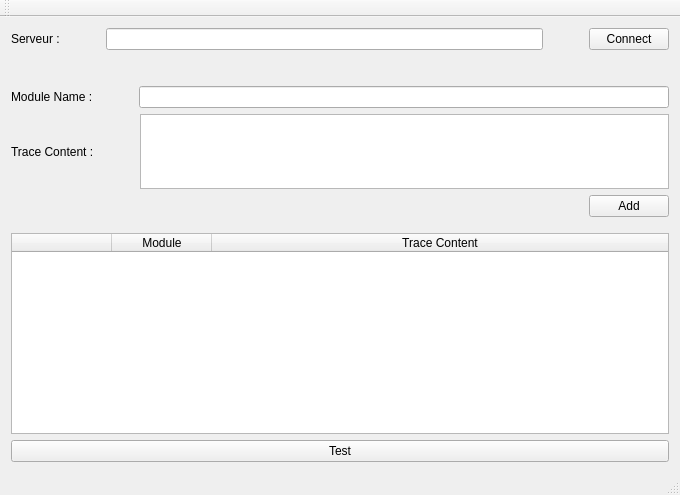
<?xml version="1.0" encoding="UTF-8"?>
<ui version="4.0">
 <class>MainWindow</class>
 <widget class="QMainWindow" name="MainWindow">
  <property name="geometry">
   <rect>
    <x>0</x>
    <y>0</y>
    <width>680</width>
    <height>495</height>
   </rect>
  </property>
  <property name="windowTitle">
   <string>Traces Feeder</string>
  </property>
  <widget class="QWidget" name="centralWidget">
   <layout class="QVBoxLayout" name="verticalLayout_2">
    <item>
     <layout class="QHBoxLayout" name="horizontalLayout" stretch="0,0,0,0,0">
      <property name="sizeConstraint">
       <enum>QLayout::SetFixedSize</enum>
      </property>
      <item>
       <widget class="QLabel" name="label">
        <property name="sizePolicy">
         <sizepolicy hsizetype="Preferred" vsizetype="Fixed">
          <horstretch>0</horstretch>
          <verstretch>0</verstretch>
         </sizepolicy>
        </property>
        <property name="text">
         <string>Serveur :</string>
        </property>
        <property name="alignment">
         <set>Qt::AlignLeading|Qt::AlignLeft|Qt::AlignVCenter</set>
        </property>
       </widget>
      </item>
      <item>
       <spacer name="horizontalSpacer">
        <property name="orientation">
         <enum>Qt::Horizontal</enum>
        </property>
        <property name="sizeType">
         <enum>QSizePolicy::Fixed</enum>
        </property>
        <property name="sizeHint" stdset="0">
         <size>
          <width>40</width>
          <height>20</height>
         </size>
        </property>
       </spacer>
      </item>
      <item>
       <widget class="QLineEdit" name="serverNameInput_">
        <property name="alignment">
         <set>Qt::AlignLeading|Qt::AlignLeft|Qt::AlignVCenter</set>
        </property>
       </widget>
      </item>
      <item>
       <spacer name="horizontalSpacer_2">
        <property name="orientation">
         <enum>Qt::Horizontal</enum>
        </property>
        <property name="sizeType">
         <enum>QSizePolicy::Fixed</enum>
        </property>
        <property name="sizeHint" stdset="0">
         <size>
          <width>40</width>
          <height>20</height>
         </size>
        </property>
       </spacer>
      </item>
      <item>
       <widget class="QPushButton" name="connectButton_">
        <property name="text">
         <string>Connect</string>
        </property>
       </widget>
      </item>
     </layout>
    </item>
    <item>
     <spacer name="verticalSpacer">
      <property name="orientation">
       <enum>Qt::Vertical</enum>
      </property>
      <property name="sizeType">
       <enum>QSizePolicy::Fixed</enum>
      </property>
      <property name="sizeHint" stdset="0">
       <size>
        <width>20</width>
        <height>30</height>
       </size>
      </property>
     </spacer>
    </item>
    <item>
     <layout class="QHBoxLayout" name="horizontalLayout_4">
      <item>
       <layout class="QVBoxLayout" name="verticalLayout">
        <item>
         <layout class="QHBoxLayout" name="horizontalLayout_7">
          <item>
           <widget class="QLabel" name="label_3">
            <property name="text">
             <string>Module Name :</string>
            </property>
           </widget>
          </item>
          <item>
           <spacer name="horizontalSpacer_4">
            <property name="orientation">
             <enum>Qt::Horizontal</enum>
            </property>
            <property name="sizeType">
             <enum>QSizePolicy::Fixed</enum>
            </property>
            <property name="sizeHint" stdset="0">
             <size>
              <width>40</width>
              <height>20</height>
             </size>
            </property>
           </spacer>
          </item>
          <item>
           <widget class="QLineEdit" name="moduleNameInput_"/>
          </item>
         </layout>
        </item>
        <item>
         <layout class="QHBoxLayout" name="horizontalLayout_5">
          <item>
           <widget class="QLabel" name="label_2">
            <property name="text">
             <string>Trace Content :</string>
            </property>
           </widget>
          </item>
          <item>
           <spacer name="horizontalSpacer_5">
            <property name="orientation">
             <enum>Qt::Horizontal</enum>
            </property>
            <property name="sizeType">
             <enum>QSizePolicy::Fixed</enum>
            </property>
            <property name="sizeHint" stdset="0">
             <size>
              <width>40</width>
              <height>20</height>
             </size>
            </property>
           </spacer>
          </item>
          <item>
           <widget class="QTextEdit" name="traceContentEdit_">
            <property name="sizePolicy">
             <sizepolicy hsizetype="Expanding" vsizetype="Fixed">
              <horstretch>0</horstretch>
              <verstretch>0</verstretch>
             </sizepolicy>
            </property>
            <property name="maximumSize">
             <size>
              <width>16777215</width>
              <height>75</height>
             </size>
            </property>
           </widget>
          </item>
         </layout>
        </item>
        <item>
         <layout class="QHBoxLayout" name="horizontalLayout_6">
          <item>
           <spacer name="horizontalSpacer_3">
            <property name="orientation">
             <enum>Qt::Horizontal</enum>
            </property>
            <property name="sizeHint" stdset="0">
             <size>
              <width>40</width>
              <height>20</height>
             </size>
            </property>
           </spacer>
          </item>
          <item>
           <widget class="QPushButton" name="addButton_">
            <property name="text">
             <string>Add</string>
            </property>
           </widget>
          </item>
         </layout>
        </item>
       </layout>
      </item>
     </layout>
    </item>
    <item>
     <spacer name="verticalSpacer_2">
      <property name="orientation">
       <enum>Qt::Vertical</enum>
      </property>
      <property name="sizeType">
       <enum>QSizePolicy::Fixed</enum>
      </property>
      <property name="sizeHint" stdset="0">
       <size>
        <width>20</width>
        <height>10</height>
       </size>
      </property>
     </spacer>
    </item>
    <item>
     <layout class="QHBoxLayout" name="horizontalLayout_2">
      <property name="sizeConstraint">
       <enum>QLayout::SetDefaultConstraint</enum>
      </property>
      <item>
       <layout class="QHBoxLayout" name="horizontalLayout_3">
        <item>
         <widget class="QTableWidget" name="tracesTableWidget_">
          <property name="selectionBehavior">
           <enum>QAbstractItemView::SelectRows</enum>
          </property>
          <property name="showGrid">
           <bool>false</bool>
          </property>
          <property name="columnCount">
           <number>3</number>
          </property>
          <attribute name="horizontalHeaderStretchLastSection">
           <bool>true</bool>
          </attribute>
          <attribute name="verticalHeaderVisible">
           <bool>true</bool>
          </attribute>
          <attribute name="verticalHeaderCascadingSectionResizes">
           <bool>false</bool>
          </attribute>
          <attribute name="verticalHeaderStretchLastSection">
           <bool>false</bool>
          </attribute>
          <column>
           <property name="text">
            <string/>
           </property>
          </column>
          <column>
           <property name="text">
            <string>Module</string>
           </property>
           <property name="font">
            <font>
             <weight>50</weight>
             <bold>false</bold>
            </font>
           </property>
          </column>
          <column>
           <property name="text">
            <string>Trace Content</string>
           </property>
          </column>
         </widget>
        </item>
       </layout>
      </item>
     </layout>
    </item>
    <item>
     <widget class="QPushButton" name="testBtn_">
      <property name="text">
       <string>Test</string>
      </property>
     </widget>
    </item>
   </layout>
  </widget>
  <widget class="QMenuBar" name="menuBar">
   <property name="geometry">
    <rect>
     <x>0</x>
     <y>0</y>
     <width>680</width>
     <height>22</height>
    </rect>
   </property>
  </widget>
  <widget class="QToolBar" name="mainToolBar">
   <attribute name="toolBarArea">
    <enum>TopToolBarArea</enum>
   </attribute>
   <attribute name="toolBarBreak">
    <bool>false</bool>
   </attribute>
  </widget>
  <widget class="QStatusBar" name="statusBar"/>
 </widget>
 <layoutdefault spacing="6" margin="11"/>
 <resources/>
 <connections/>
</ui>
